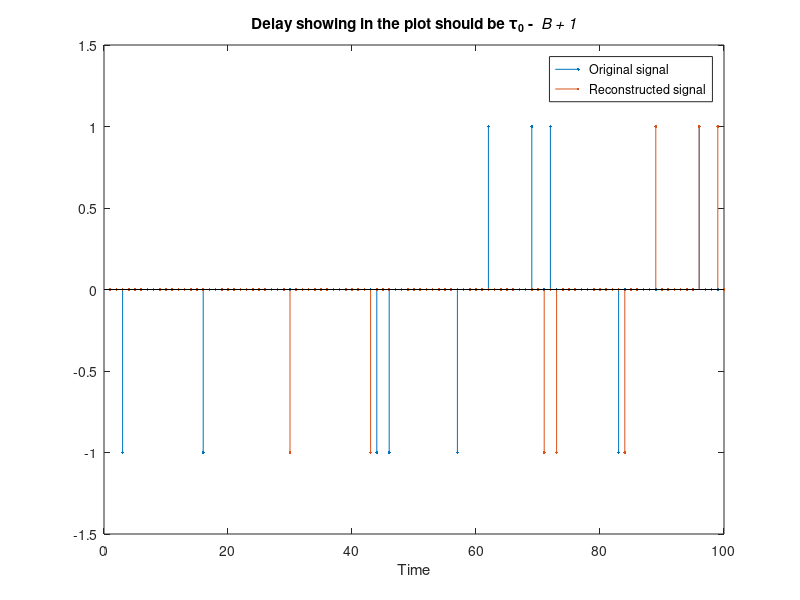

Write MATLAB code to recreate this figure.
clear all; close all; clc
% shows the usage of a cosine modulated filter bank
% all designed cosine modulated filter banks, including windows for MDCT,
% work here

load my_dct4_fb;
h=fb.h; g=fb.g; Lh=length(h); Lg=length(g); T=fb.T; B=fb.B; shift_i=fb.i; shift_j=fb.j;

x = zeros(100, 1);
for i = 1 : 10
    x(ceil(rand*length(x))) = sign(randn);
end

% DCT-IV is available only in very recent Matlab versions
% Here I just use the DCT-IV matrix for this transformation 
dct_iv_mtx = zeros(T/4);    
for k = 0 : T/4-1
    for n = 0 : T/4-1
        dct_iv_mtx(k+1, n+1) = sqrt(2/(T/4))*cos(pi/(T/4)*(n+0.5)*(k+0.5));
    end
end

h = [h; zeros(ceil(Lh/T)*T-Lh, 1)]; % padding zeros for code vectorization
g = [g; zeros(ceil(Lg/T)*T-Lg, 1)]; % padding zeros for code vectorization
analysis_bfr = zeros(length(h), 1);
synthesis_bfr = zeros(length(g), 1);
y = zeros(size(x));

t = 1;
while t + B - 1 <= length(x)
    analysis_bfr = [analysis_bfr(B+1:end); x(t:t+B-1)]; % update analysis buffer
    bar_x = sum(reshape(h(end:-1:1).*analysis_bfr, T, length(h)/T), 2); % this is the bar_x
    shift_bar_x = circshift(bar_x, -shift_i+1); % circular shifting shift_i-1 positions (1-shift_i in Matlab)
    X = dct_iv_mtx*(shift_bar_x(1:T/4) - shift_bar_x(T/2:-1:T/4+1) - shift_bar_x(T/2+1:3*T/4) + shift_bar_x(T:-1:3*T/4+1) );
    
    hat_X = 1*X + 0;  % do any processing here
    
    idct_iv_X = dct_iv_mtx'*hat_X;
    v = circshift([idct_iv_X; -idct_iv_X(end:-1:1); -idct_iv_X; idct_iv_X(end:-1:1)], -shift_j);
    synthesis_bfr = synthesis_bfr + g.*kron(ones(length(g)/T, 1), v); % overlap and add
    y(t:t+B-1) = synthesis_bfr(1:B);    % read out the oldest B samples
    synthesis_bfr = [synthesis_bfr(B+1:end); zeros(B, 1)];  % pop out old samples, and pad zeros
    
    t = t + B;  % go to next block 
end

stem(x, '.');
hold on; stem(y, '.')
xlabel('Time')
legend('Original signal', 'Reconstructed signal')
title('Delay showing in the plot should be \tau_0 - \it B + 1') % because the oldest in the block already waits for B -1 samples for the newest sample